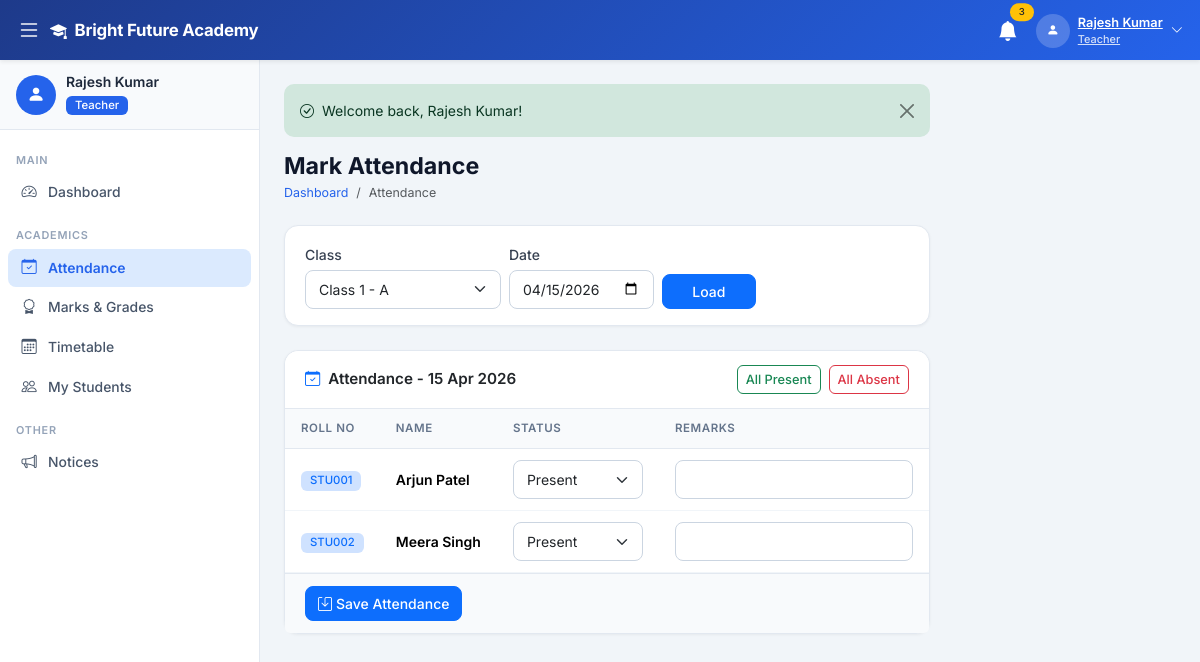
Screenshot of /teacher/attendance.php (signed in) with the database file from the repository.
### tables this page shows
CREATE TABLE IF NOT EXISTS settings (
    id INT AUTO_INCREMENT PRIMARY KEY,
    setting_key VARCHAR(100) UNIQUE NOT NULL,
    setting_value TEXT,
    setting_group VARCHAR(50) DEFAULT 'general',
    updated_at TIMESTAMP DEFAULT CURRENT_TIMESTAMP ON UPDATE CURRENT_TIMESTAMP
);

CREATE TABLE IF NOT EXISTS students (
    id INT AUTO_INCREMENT PRIMARY KEY,
    user_id INT UNIQUE NOT NULL,
    admission_id INT,
    roll_number VARCHAR(20) UNIQUE NOT NULL,
    class_id INT NOT NULL,
    parent_name VARCHAR(100),
    parent_phone VARCHAR(20),
    parent_email VARCHAR(100),
    date_of_birth DATE,
    gender ENUM('Male','Female','Other'),
    blood_group VARCHAR(5),
    admission_date DATE DEFAULT (CURRENT_DATE),
    created_at TIMESTAMP DEFAULT CURRENT_TIMESTAMP,
    FOREIGN KEY (user_id) REFERENCES users(id) ON DELETE CASCADE,
    FOREIGN KEY (class_id) REFERENCES classes(id) ON DELETE CASCADE,
    FOREIGN KEY (admission_id) REFERENCES admissions(id) ON DELETE SET NULL
);

CREATE TABLE IF NOT EXISTS users (
    id INT AUTO_INCREMENT PRIMARY KEY,
    name VARCHAR(100) NOT NULL,
    email VARCHAR(100) UNIQUE NOT NULL,
    password VARCHAR(255) NOT NULL,
    role ENUM('developer','admin','teacher','student') NOT NULL,
    phone VARCHAR(20),
    address TEXT,
    profile_pic VARCHAR(255) DEFAULT 'default.png',
    status ENUM('active','inactive') DEFAULT 'active',
    created_at TIMESTAMP DEFAULT CURRENT_TIMESTAMP
);

### config/db.php (called while the page is built, shortened)
<?php
function getDB() {
    static $conn = null;
    if ($conn === null) {
        $conn = new mysqli(DB_HOST, DB_USER, DB_PASS, DB_NAME);
        $conn->set_charset('utf8mb4');
    }
    return $conn;
}
function getSetting($key, $default = '') {
    $db  = getDB();
    $key = $db->real_escape_string($key);
    $res = $db->query("SELECT setting_value FROM settings WHERE setting_key='$key' LIMIT 1");
    if ($res && $res->num_rows > 0) {
        return $res->fetch_assoc()['setting_value'];
    }
    return $default;
}
function getFlash() {
    if (isset($_SESSION['flash'])) {
        $f = $_SESSION['flash'];
        return $f;
    }
    return null;
}
function formatDate($d) {
    return $d ? date('d M Y', strtotime($d)) : '-';
}

### teacher/attendance.php (the view, shortened to what this page needs)
<?php
require_once '../config/db.php';
$db = getDB();
$uid = (int)$_SESSION['user_id'];
$teacher = $db->query("SELECT t.id FROM teachers t WHERE t.user_id=$uid")->fetch_assoc();
$tid = (int)($teacher['id'] ?? 0);
$myClasses = $db->query("SELECT DISTINCT c.id, c.class_name, c.section FROM classes c JOIN subjects s ON s.class_id=c.id WHERE s.teacher_id=$tid ORDER BY c.class_name")->fetch_all(MYSQLI_ASSOC);
$selClass = (int)($_GET['class_id'] ?? ($myClasses[0]['id'] ?? 0));
$selDate  = $_GET['date'] ?? date('Y-m-d');
$students = [];
if ($selClass) {
    $res = $db->query("SELECT s.id as sid,u.name,s.roll_number,a.status as att,a.remarks as rem FROM students s JOIN users u ON s.user_id=u.id LEFT JOIN attendance a ON a.student_id=s.id AND a.date='$selDate' WHERE s.class_id=$selClass ORDER BY s.roll_number");
    while ($r=$res->fetch_assoc()) $students[]=$r;
}
$flash = getFlash();
?>
<?php include '../includes/header.php'; ?>
<?php include '../includes/sidebar.php'; ?>
<div class="main-content" id="mainContent">
<?php if ($flash): ?><div class="alert alert-success alert-dismissible fade show flash-msg mb-3"><i class="bi bi-check-circle me-2"></i><?= htmlspecialchars($flash['message']) ?><button class="btn-close" data-bs-dismiss="alert"></button></div><?php endif; ?>
<div class="page-header"><h2>Mark Attendance</h2><nav><ol class="breadcrumb mb-0"><li class="breadcrumb-item"><a href="dashboard.php">Dashboard</a></li><li class="breadcrumb-item active">Attendance</li></ol></nav></div>
<div class="card mb-4"><div class="card-body py-3">
    <form method="GET" class="row g-2 align-items-end">
        <div class="col-md-4"><label class="form-label">Class</label><select name="class_id" class="form-select"><?php foreach ($myClasses as $c): ?><option value="<?= $c['id'] ?>" <?= $selClass==$c['id']?'selected':'' ?>><?= htmlspecialchars($c['class_name'].' - '.$c['section']) ?></option><?php endforeach; ?></select></div>
        <div class="col-md-3"><label class="form-label">Date</label><input type="date" name="date" class="form-control" value="<?= $selDate ?>" max="<?= date('Y-m-d') ?>"></div>
        <div class="col-md-2"><label class="form-label">&nbsp;</label><button class="btn btn-primary w-100">Load</button></div>
    </form>
</div></div>
<div class="card">
    <div class="card-header d-flex justify-content-between align-items-center">
        <h6 class="card-title"><i class="bi bi-calendar-check me-2 text-primary"></i>Attendance - <?= formatDate($selDate) ?></h6>
        <div class="d-flex gap-2"><button class="btn btn-sm btn-outline-success" id="markAllPresent">All Present</button><button class="btn btn-sm btn-outline-danger" id="markAllAbsent">All Absent</button></div>
    </div>
    <?php if ($students): ?>
    <form method="POST">
        <div class="table-responsive"><table class="table">
            <thead><tr><th>Roll No</th><th>Name</th><th>Status</th><th>Remarks</th></tr></thead>
            <tbody>
            <?php foreach ($students as $s): ?>
            <tr>
                <td><span class="badge bg-primary-subtle text-primary"><?= htmlspecialchars($s['roll_number']) ?></span></td>
                <td class="fw-600"><?= htmlspecialchars($s['name']) ?></td>
                <td><select name="attendance[<?= $s['sid'] ?>]" class="form-select form-select-sm" style="width:130px"><?php foreach (['Present','Absent','Late','Leave'] as $st): ?><option <?= $s['att']===$st?'selected':'' ?>><?= $st ?></option><?php endforeach; ?></select></td>
                <td><input type="text" name="remarks[<?= $s['sid'] ?>]" class="form-control form-control-sm" value="<?= htmlspecialchars($s['rem']??'') ?>"></td>
            </tr>
            <?php endforeach; ?>
            </tbody>
        </table></div>
        <div class="card-footer"><button type="submit" class="btn btn-primary"><i class="bi bi-save me-1"></i>Save Attendance</button></div>
    </form>
    <?php else: ?><div class="card-body text-center py-5 text-muted"><i class="bi bi-people fs-1 d-block mb-2"></i>No students or class not assigned.</div><?php endif; ?>
</div>
</div>
<?php include '../includes/footer.php'; ?>

### includes/header.php (shortened to what this page needs)
<!DOCTYPE html>
<html lang="en">
<head>
    <link href="https://cdn.jsdelivr.net/npm/bootstrap@5.3.2/dist/css/bootstrap.min.css" rel="stylesheet">
    <link href="https://cdn.jsdelivr.net/npm/bootstrap-icons@1.11.3/font/bootstrap-icons.css" rel="stylesheet">
    <link href="<?= APP_URL ?>/assets/css/style.css" rel="stylesheet">
</head>
<body>
<?php
$role        = $_SESSION['role'] ?? '';
$navGradient = [
    'developer' => 'background:linear-gradient(135deg,#4c1d95,#7c3aed)',
    'admin'     => 'background:linear-gradient(135deg,#991b1b,#dc2626)',
    'teacher'   => 'background:linear-gradient(135deg,#1e3a8a,#2563eb)',
    'student'   => 'background:linear-gradient(135deg,#14532d,#16a34a)',
];
$navStyle = $navGradient[$role] ?? $navGradient['admin'];
?>
<nav class="navbar navbar-dark fixed-top shadow-sm" id="topNav" style="<?= $navStyle ?>;height:var(--nav-h)">
    <div class="container-fluid">
        <button class="btn btn-link text-white me-1 p-1" id="sidebarToggle">
            <i class="bi bi-list fs-4"></i>
        </button>
        <a class="navbar-brand fw-700 d-flex align-items-center gap-2" href="<?= APP_URL ?>">
            <i class="bi bi-mortarboard-fill"></i>
            <span><?= htmlspecialchars(getSetting('school_name', APP_NAME)) ?></span>
        </a>
        <div class="ms-auto d-flex align-items-center gap-2">
            <div class="dropdown">
                <button class="btn btn-link text-white position-relative p-1" data-bs-toggle="dropdown">
                    <i class="bi bi-bell-fill fs-5"></i>
                    <span class="position-absolute top-0 start-100 translate-middle badge rounded-pill bg-warning text-dark" style="font-size:.6rem">3</span>
                </button>
            </div>
            <div class="dropdown">
                <button class="btn btn-link text-white d-flex align-items-center gap-2 p-1" data-bs-toggle="dropdown">
                    <div class="avatar-circle">
                        <i class="bi bi-person-fill small"></i>
                    </div>
                    <div class="d-none d-md-block text-start">
                        <div class="fw-600" style="font-size:.8rem;line-height:1.2"><?= htmlspecialchars(mb_strimwidth($_SESSION['name'] ?? 'User', 0, 18, '...')) ?></div>
                        <div style="font-size:.68rem;opacity:.8"><?= ucfirst($role) ?></div>
                    </div>
                    <i class="bi bi-chevron-down small d-none d-md-inline"></i>
                </button>
            </div>
        </div>
    </div>
</nav>
<div class="wrapper d-flex">

### assets/css/style.css (style rules this page uses)
:root { --sidebar-w: 260px; --sidebar-sm: 68px; --nav-h: 60px; --primary: #2563eb; --primary-dark: #1d4ed8; --success: #16a34a; --warning: #d97706; --danger: #dc2626; --info: #0891b2; --body-bg: #f1f5f9; --card-bg: #ffffff; --border: #e2e8f0; --text-muted: #64748b; --dev-color: #7c3aed; }
*, *::before, *::after { box-sizing: border-box; }
body { font-family: 'Inter', -apple-system, BlinkMacSystemFont, 'Segoe UI', sans-serif; background: var(--body-bg); color: #1e293b; overflow-x: hidden; }
#topNav { height: var(--nav-h); z-index: 1050; }
.navbar-brand { font-size: 1.05rem; letter-spacing: -.2px; }
.avatar-circle { width: 34px; height: 34px; border-radius: 50%; background: rgba(255,255,255,.2); display: flex; align-items: center; justify-content: center; }
.wrapper { margin-top: var(--nav-h); }
.main-content { margin-left: var(--sidebar-w); min-height: calc(100vh - var(--nav-h)); padding: 24px; transition: margin-left .25s ease; }
.page-header { margin-bottom: 22px; }
.page-header h2 { font-size: 1.45rem; font-weight: 700; color: #0f172a; margin: 0; }
.page-header .breadcrumb { font-size: .78rem; margin: 3px 0 0; }
.page-header .breadcrumb-item a { color: var(--primary); text-decoration: none; }
.card { border: 1px solid var(--border); border-radius: 14px; background: #fff; box-shadow: 0 1px 3px rgba(0,0,0,.05); }
.card-header { background: #fff; border-bottom: 1px solid var(--border); padding: 14px 20px; border-radius: 14px 14px 0 0 !important; }
.card-title { font-size: .95rem; font-weight: 600; margin: 0; }
.card-body { padding: 20px; }
.card-footer { padding: 12px 20px; background: #f8fafc; border-top: 1px solid var(--border); border-radius: 0 0 14px 14px; }
.table { font-size: .875rem; margin: 0; }
.table th { background: #f8fafc; font-size: .72rem; font-weight: 600; text-transform: uppercase; letter-spacing: .05em; color: var(--text-muted); padding: 11px 16px; border-bottom: 1px solid var(--border); }
.table td { padding: 11px 16px; vertical-align: middle; border-color: #f1f5f9; }
.badge { font-weight: 500; padding: 4px 9px; border-radius: 6px; font-size: .71rem; }
.btn { border-radius: 8px; font-weight: 500; font-size: .875rem; }
.btn-sm { border-radius: 6px; font-size: .8rem; }
.form-control, .form-select { border-radius: 8px; border-color: #cbd5e1; font-size: .875rem; padding: 8px 13px; }
.form-label { font-weight: 500; font-size: .875rem; color: #374151; margin-bottom: 5px; }
.flash-msg { border-radius: 10px; border: none; font-size: .875rem; }
.fw-600 { font-weight: 600; }
.fw-700 { font-weight: 700; }

### rows the page displays
settings: setting_value "Bright Future Academy"
students: roll_number "STU001", user.name "Arjun Patel", id "Present"
students: roll_number "STU002", user.name "Meera Singh", id "Present"

### other values shown
mb_strimwidth($_SESSION['name'] ?? 'User', 0, 18, '...') "Rajesh Kumar"
$role "Teacher"
mb_strimwidth($_SESSION['name'] ?? '', 0, 22, '...') "Rajesh Kumar"
$label "Dashboard Attendance Marks & Grades Timetable My Students Notices"
$flash['message'] "Welcome back, Rajesh Kumar!"
formatDate($selDate) "15 Apr 2026"
form field class_id "Class 1 - A"
